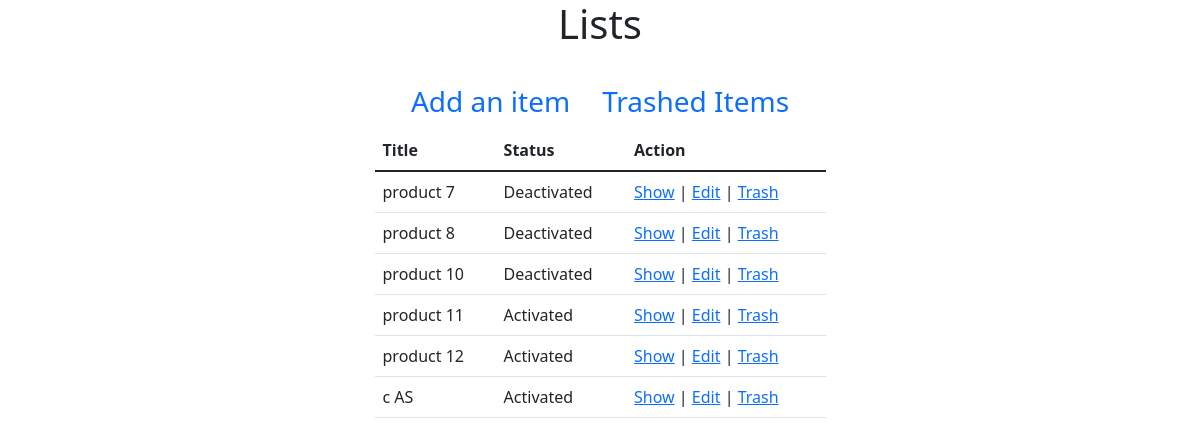
/admin/products/index.php, run on the app's committed database.
### tables this page shows
CREATE TABLE `product` (
  `id` int(255) NOT NULL,
  `title` varchar(255) NOT NULL,
  `created_at` datetime NOT NULL DEFAULT CURRENT_TIMESTAMP,
  `modified_at` datetime NOT NULL DEFAULT CURRENT_TIMESTAMP,
  `picture` varchar(255) DEFAULT NULL,
  `is_active` tinyint(4) NOT NULL DEFAULT '0',
  `is_deleted` tinyint(4) NOT NULL DEFAULT '0'
);

### src/Products.php (called while the page is built, shortened)
<?php
class Products
{
    public function index(){
        $conn = new PDO("mysql:host=localhost;dbname=ecommerce",
            'root', '');
        $conn->setAttribute(PDO::ATTR_ERRMODE,
            PDO::ERRMODE_EXCEPTION);
        $query = "SELECT * FROM `product` WHERE is_deleted = 0";
        $stmt = $conn->prepare($query);
        $result = $stmt->execute();
        $products = $stmt->fetchAll();
        return $products;
    }
}
?>

### admin/products/index.php (the view, shortened to what this page needs)
<?php
$_product = new Products();
$products= $_product->index();
?>
<!doctype html>
<html lang="en">
<head>
    <link href="https://cdn.jsdelivr.net/npm/bootstrap@5.1.3/dist/css/bootstrap.min.css" rel="stylesheet">
</head>
<body>
<section>
    <div class="container">
        <div class="row justify-content-center">
            <div class="col-md-5">
                <h1 class="text-center mb-4">Lists</h1>
                <ul class="nav justify-content-center fs-3">
                    <li class="nav-item">
                        <a class="nav-link active" aria-current="page" href="create.php">
                            Add an item
                        </a>
                    </li>
                    <li class="nav-item">
                        <a class="nav-link" href="trash_index.php">Trashed Items</a>
                    </li>
                </ul>
                <table class="table">
                    <thead>
                    <tr>
                        <th scope="col">Title</th>
                        <th scope="col">Status</th>
                        <th scope="col">Action</th>
                    </tr>
                    </thead>
                    <tbody>
                    <?php
                    if (count($products) > 0):
                    foreach ($products as $product):
                    ?>
                    <tr>
                        <td><?= $product['title']?></td>
                        <td><?= $product['is_active'] ? 'Activated' : 'Deactivated'?></td>
                        <td><a href="show.php?id=<?=$product['id'];?>">Show</a>
                            |
                            <a href="edit.php?id=<?=$product['id'];?>">Edit</a>
                            |
                            <a href="trash.php?id=<?=$product['id'];?>"
                               onclick="return confirm('Are you sure you want to trash?')">
                                Trash
                            </a>
                        </td>
                    </tr>
                    <?php
                    endforeach;
                    endif;
                    ?>
                    </tbody>
                </table>
            </div>
        </div>
    </div>
</section>
</body>
</html>

### data on the page
product: title "product 7", is_active "Deactivated"
product: title "product 8", is_active "Deactivated"
product: title "product 10", is_active "Deactivated"
product: title "product 11", is_active "Activated"
product: title "product 12", is_active "Activated"
product: title "c AS", is_active "Activated"
